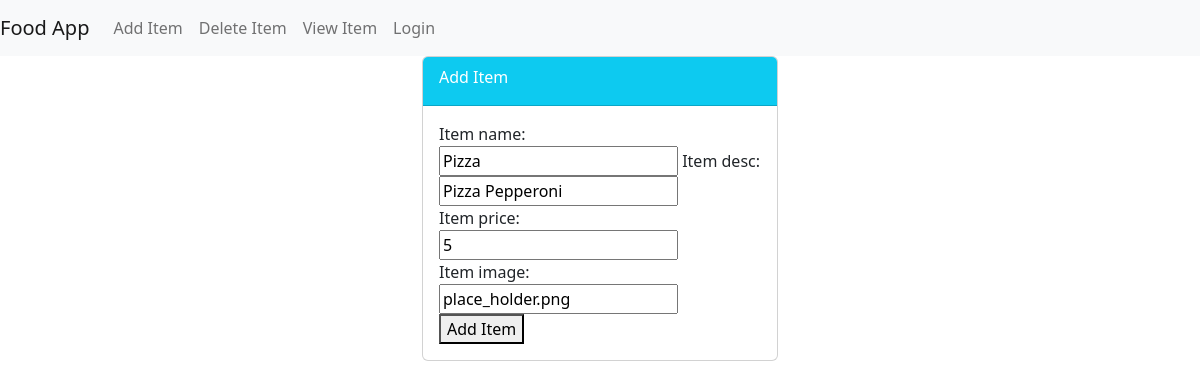
The page /food/update/9 on the database its author committed.
### food/models.py (models this page shows, shortened)
class Item(models.Model):
    item_name = models.CharField(max_length=200)
    item_desc = models.CharField(max_length=200)
    item_price = models.IntegerField()
    item_image = models.CharField(max_length=500, default="place_holder.png")
    user = models.ForeignKey(User, on_delete=models.CASCADE, default=1)

### food/views.py (the view)
# urls.py: path("update/<int:id>", views.update_item, name="update_item"),
def update_item(request, id):
    item = Item.objects.get(id=id)
    form = ItemForm(request.POST or None, instance=item)
    if form.is_valid():
        form.save()
        return redirect("food:index")
    return render(request, "food/item-form.html", {"form": form, "item": item})

### food/forms.py
class ItemForm(forms.ModelForm):
    class Meta:
        model = Item
        fields = ["item_name", "item_desc", "item_price", "item_image"]

### food/templates/food/item-form.html (shortened to what this page needs)
{% extends 'food/base.html' %}
{% block body %}
  <div class="container">
    <div class="row">
      <div class="col-md-4 offset-md-4">
        <div class="card">
          <div class="card-header text-white bg-info">
            <div class="card-title">
              Add Item
            </div>
          </div>
          <div class="card-body">
            <form method="POST">
              {{ form }}
              <div class="btn-info"> <button type="submit">Add Item </button></div>
            </form>
          </div>
        </div>
      </div>
    </div>
  </div>
{% endblock %}

### rows shown on the page
Item: item_name "Pizza", item_desc "Pizza Pepperoni", item_price "5", item_image "place_holder.png"
